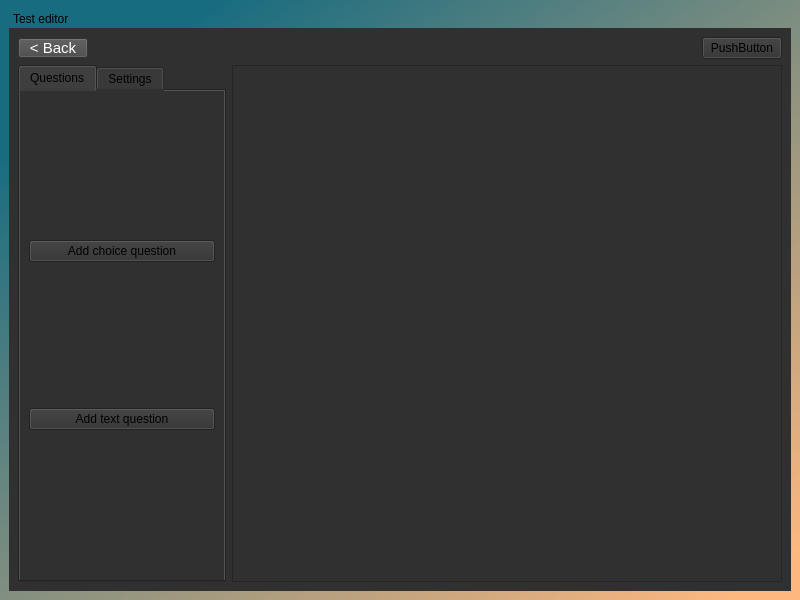
<?xml version="1.0" encoding="UTF-8"?>
<ui version="4.0">
 <class>StackedWidget</class>
 <widget class="QStackedWidget" name="StackedWidget">
  <property name="geometry">
   <rect>
    <x>0</x>
    <y>0</y>
    <width>800</width>
    <height>600</height>
   </rect>
  </property>
  <property name="sizePolicy">
   <sizepolicy hsizetype="Preferred" vsizetype="Expanding">
    <horstretch>0</horstretch>
    <verstretch>0</verstretch>
   </sizepolicy>
  </property>
  <property name="minimumSize">
   <size>
    <width>800</width>
    <height>600</height>
   </size>
  </property>
  <property name="windowTitle">
   <string>StackedWidget</string>
  </property>
  <property name="styleSheet">
   <string notr="true">background-color: qlineargradient(spread:pad, x1:0.03, y1:0.063, x2:0.921182, y2:1, stop:0.0935961 rgba(24, 108, 128, 255), stop:1 rgba(255, 184, 127, 255));</string>
  </property>
  <property name="currentIndex">
   <number>1</number>
  </property>
  <widget class="QWidget" name="page_1">
   <property name="sizePolicy">
    <sizepolicy hsizetype="Preferred" vsizetype="Preferred">
     <horstretch>0</horstretch>
     <verstretch>0</verstretch>
    </sizepolicy>
   </property>
   <property name="minimumSize">
    <size>
     <width>800</width>
     <height>600</height>
    </size>
   </property>
   <property name="mouseTracking">
    <bool>false</bool>
   </property>
   <property name="autoFillBackground">
    <bool>false</bool>
   </property>
   <layout class="QHBoxLayout" name="horizontalLayout">
    <property name="rightMargin">
     <number>12</number>
    </property>
    <item>
     <spacer name="horizontalSpacer_2">
      <property name="orientation">
       <enum>Qt::Horizontal</enum>
      </property>
      <property name="sizeHint" stdset="0">
       <size>
        <width>40</width>
        <height>20</height>
       </size>
      </property>
     </spacer>
    </item>
    <item>
     <widget class="QPushButton" name="teacher_button">
      <property name="minimumSize">
       <size>
        <width>320</width>
        <height>160</height>
       </size>
      </property>
      <property name="maximumSize">
       <size>
        <width>16777215</width>
        <height>200</height>
       </size>
      </property>
      <property name="styleSheet">
       <string notr="true">background-color: qlineargradient(spread:pad, x1:0, y1:0, x2:0.980296, y2:0.972, stop:0 rgba(33, 33, 33, 255), stop:1 rgba(93, 82, 120, 255));
background-color: rgb(70, 70, 70);
color: white</string>
      </property>
      <property name="text">
       <string>Create/edit tests</string>
      </property>
     </widget>
    </item>
    <item>
     <spacer name="horizontalSpacer">
      <property name="orientation">
       <enum>Qt::Horizontal</enum>
      </property>
      <property name="sizeType">
       <enum>QSizePolicy::Fixed</enum>
      </property>
      <property name="sizeHint" stdset="0">
       <size>
        <width>40</width>
        <height>20</height>
       </size>
      </property>
     </spacer>
    </item>
    <item>
     <widget class="QPushButton" name="student_button">
      <property name="sizePolicy">
       <sizepolicy hsizetype="Minimum" vsizetype="Fixed">
        <horstretch>0</horstretch>
        <verstretch>0</verstretch>
       </sizepolicy>
      </property>
      <property name="minimumSize">
       <size>
        <width>320</width>
        <height>160</height>
       </size>
      </property>
      <property name="maximumSize">
       <size>
        <width>16777215</width>
        <height>200</height>
       </size>
      </property>
      <property name="baseSize">
       <size>
        <width>320</width>
        <height>160</height>
       </size>
      </property>
      <property name="styleSheet">
       <string notr="true">background-color: qlineargradient(spread:pad, x1:0, y1:0, x2:1, y2:0, stop:0 rgba(206, 235, 106, 255), stop:1 rgba(255, 86, 86, 255));
background-color: rgb(70, 70, 70);
color: white</string>
      </property>
      <property name="text">
       <string>Take a test</string>
      </property>
     </widget>
    </item>
    <item>
     <spacer name="horizontalSpacer_3">
      <property name="orientation">
       <enum>Qt::Horizontal</enum>
      </property>
      <property name="sizeHint" stdset="0">
       <size>
        <width>40</width>
        <height>20</height>
       </size>
      </property>
     </spacer>
    </item>
   </layout>
  </widget>
  <widget class="QWidget" name="test_editor">
   <layout class="QHBoxLayout" name="horizontalLayout_2">
    <item>
     <widget class="QDockWidget" name="dockWidget">
      <property name="styleSheet">
       <string notr="true">background-color: rgb(48, 48, 48);
</string>
      </property>
      <property name="features">
       <set>QDockWidget::NoDockWidgetFeatures</set>
      </property>
      <property name="windowTitle">
       <string>Test editor</string>
      </property>
      <widget class="QWidget" name="dockWidgetContents">
       <layout class="QGridLayout" name="gridLayout_2">
        <item row="1" column="0">
         <widget class="QTabWidget" name="tabWidget">
          <property name="minimumSize">
           <size>
            <width>180</width>
            <height>0</height>
           </size>
          </property>
          <property name="maximumSize">
           <size>
            <width>300</width>
            <height>16777215</height>
           </size>
          </property>
          <property name="currentIndex">
           <number>0</number>
          </property>
          <widget class="QWidget" name="add_questions_tab">
           <attribute name="title">
            <string>Questions</string>
           </attribute>
           <layout class="QGridLayout" name="gridLayout_3">
            <item row="0" column="0">
             <widget class="QPushButton" name="addSingleButton">
              <property name="text">
               <string>Add choice question</string>
              </property>
             </widget>
            </item>
            <item row="1" column="0">
             <widget class="QPushButton" name="addTextQuestion">
              <property name="text">
               <string>Add text question</string>
              </property>
             </widget>
            </item>
           </layout>
          </widget>
          <widget class="QWidget" name="settings_tab">
           <attribute name="title">
            <string>Settings</string>
           </attribute>
          </widget>
         </widget>
        </item>
        <item row="1" column="1">
         <widget class="QScrollArea" name="scrollArea">
          <property name="minimumSize">
           <size>
            <width>550</width>
            <height>0</height>
           </size>
          </property>
          <property name="widgetResizable">
           <bool>true</bool>
          </property>
          <widget class="QWidget" name="scrollAreaWidgetContents">
           <property name="geometry">
            <rect>
             <x>0</x>
             <y>0</y>
             <width>548</width>
             <height>480</height>
            </rect>
           </property>
           <layout class="QVBoxLayout" name="verticalLayout">
            <item>
             <layout class="QVBoxLayout" name="test_area"/>
            </item>
           </layout>
          </widget>
         </widget>
        </item>
        <item row="0" column="0" colspan="2">
         <layout class="QHBoxLayout" name="horizontalLayout_5">
          <item>
           <widget class="QPushButton" name="back_button_editor">
            <property name="maximumSize">
             <size>
              <width>70</width>
              <height>20</height>
             </size>
            </property>
            <property name="font">
             <font>
              <pointsize>11</pointsize>
             </font>
            </property>
            <property name="styleSheet">
             <string notr="true">color: rgb(255, 255, 255);
background-color: rgb(70, 70, 70);</string>
            </property>
            <property name="text">
             <string>&lt; Back</string>
            </property>
           </widget>
          </item>
          <item>
           <spacer name="horizontalSpacer_4">
            <property name="orientation">
             <enum>Qt::Horizontal</enum>
            </property>
            <property name="sizeHint" stdset="0">
             <size>
              <width>40</width>
              <height>20</height>
             </size>
            </property>
           </spacer>
          </item>
          <item>
           <widget class="QPushButton" name="pushButton_2">
            <property name="text">
             <string>PushButton</string>
            </property>
           </widget>
          </item>
         </layout>
        </item>
       </layout>
      </widget>
     </widget>
    </item>
   </layout>
  </widget>
  <widget class="QWidget" name="student_registration">
   <layout class="QGridLayout" name="gridLayout">
    <item row="0" column="0">
     <widget class="QWidget" name="widget" native="true">
      <property name="maximumSize">
       <size>
        <width>400</width>
        <height>260</height>
       </size>
      </property>
      <property name="styleSheet">
       <string notr="true">background-color: rgb(48, 48, 48);</string>
      </property>
      <widget class="QLabel" name="name_label">
       <property name="geometry">
        <rect>
         <x>100</x>
         <y>40</y>
         <width>201</width>
         <height>31</height>
        </rect>
       </property>
       <property name="styleSheet">
        <string notr="true">color: rgb(255, 255, 255);</string>
       </property>
       <property name="text">
        <string>Name:</string>
       </property>
      </widget>
      <widget class="QTextEdit" name="textEdit_name">
       <property name="geometry">
        <rect>
         <x>100</x>
         <y>70</y>
         <width>200</width>
         <height>30</height>
        </rect>
       </property>
       <property name="font">
        <font>
         <family>Impact</family>
         <pointsize>15</pointsize>
        </font>
       </property>
       <property name="styleSheet">
        <string notr="true">background-color: rgb(97, 97, 97);
color: rgb(255, 255, 255);</string>
       </property>
       <property name="placeholderText">
        <string notr="true"/>
       </property>
      </widget>
      <widget class="QLabel" name="connection_label">
       <property name="geometry">
        <rect>
         <x>100</x>
         <y>130</y>
         <width>201</width>
         <height>31</height>
        </rect>
       </property>
       <property name="styleSheet">
        <string notr="true">color: rgb(255, 255, 255);</string>
       </property>
       <property name="text">
        <string>Connection ID:</string>
       </property>
      </widget>
      <widget class="QTextEdit" name="textEdit_conn">
       <property name="geometry">
        <rect>
         <x>100</x>
         <y>160</y>
         <width>200</width>
         <height>30</height>
        </rect>
       </property>
       <property name="font">
        <font>
         <family>Impact</family>
         <pointsize>15</pointsize>
        </font>
       </property>
       <property name="styleSheet">
        <string notr="true">background-color: rgb(97, 97, 97);
color: rgb(255, 255, 255);</string>
       </property>
      </widget>
      <widget class="QPushButton" name="submit_button">
       <property name="geometry">
        <rect>
         <x>140</x>
         <y>210</y>
         <width>113</width>
         <height>32</height>
        </rect>
       </property>
       <property name="styleSheet">
        <string notr="true">color: rgb(255, 255, 255);
background-color: rgb(70, 70, 70);</string>
       </property>
       <property name="text">
        <string>Submit</string>
       </property>
      </widget>
      <widget class="QPushButton" name="back_button_student">
       <property name="geometry">
        <rect>
         <x>10</x>
         <y>10</y>
         <width>70</width>
         <height>20</height>
        </rect>
       </property>
       <property name="font">
        <font>
         <pointsize>11</pointsize>
        </font>
       </property>
       <property name="styleSheet">
        <string notr="true">color: rgb(255, 255, 255);
background-color: rgb(70, 70, 70);</string>
       </property>
       <property name="text">
        <string>&lt; Back</string>
       </property>
      </widget>
      <widget class="QLabel" name="name_descriptor">
       <property name="geometry">
        <rect>
         <x>100</x>
         <y>100</y>
         <width>201</width>
         <height>31</height>
        </rect>
       </property>
       <property name="font">
        <font>
         <pointsize>9</pointsize>
        </font>
       </property>
       <property name="styleSheet">
        <string notr="true">color: rgb(255, 255, 255);</string>
       </property>
       <property name="text">
        <string>Must insclude only latin letters and be
between 2 and 25 characters</string>
       </property>
      </widget>
     </widget>
    </item>
   </layout>
  </widget>
 </widget>
 <resources/>
 <connections/>
</ui>
